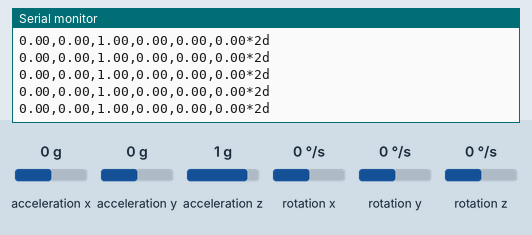
The sketch below on a simulated Arduino Nano 33 IoT. On the bench: the last lines printed to the serial monitor. The test bench sets the inputs (shaded band); at power-on: acceleration x 0 g, acceleration z 1 g, rotation x 0 °/s, acceleration y 0 g, rotation y 0 °/s, rotation z 0 °/s.

Above: at 1.2 s.
1.3 s: acceleration x set to -1.4 g
At 2.1 s:
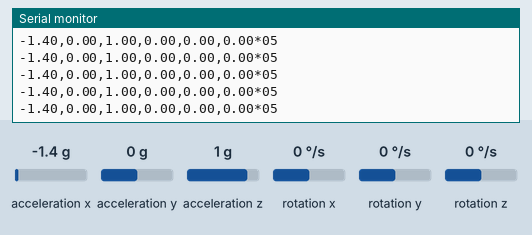
3.2 s: acceleration z set to -1.4 g
At 3.9 s:
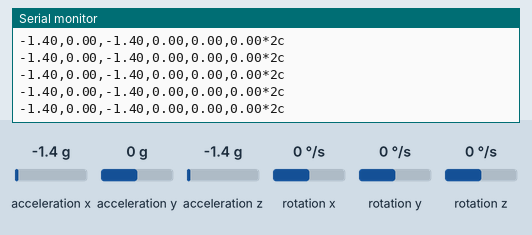
5.1 s: rotation x set to -192 °/s
At 5.9 s:
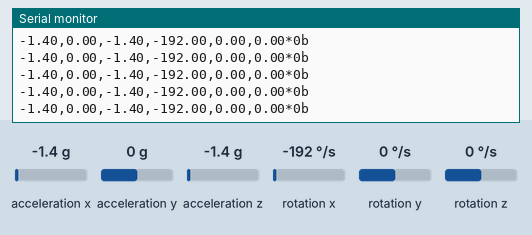
7.0 s: acceleration y set to -0.8 g
At 7.6 s:
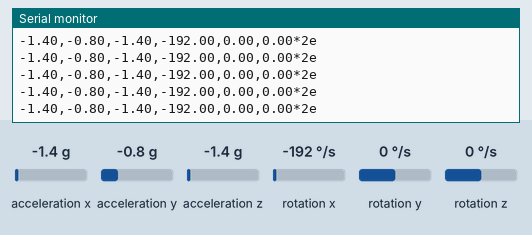
8.9 s: rotation y set to 100 °/s
At 9.9 s:
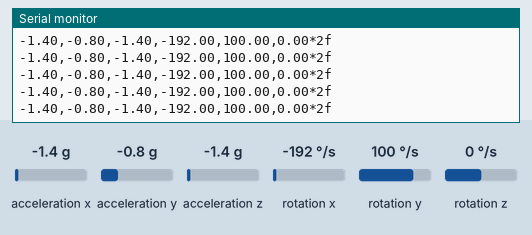
10.8 s: acceleration y set to 0 g
At 11.7 s:
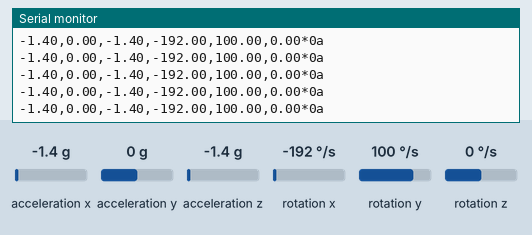

Measured:
- after the input at 1.3 s, the serial monitor: prints a new line at once (image 1)
- after the input at 3.2 s, the serial monitor: prints a new line at once (image 2)
- after the input at 5.1 s, the serial monitor: prints a new line at once (image 3)
- after the input at 7.0 s, the serial monitor: prints a new line at once (image 4)
- after the input at 8.9 s, the serial monitor: prints a new line at once (image 5)
- after the input at 10.8 s, the serial monitor: prints a new line at once (image 6)

The sketch:

GyroAcc.ino
```cpp
#include <Arduino_LSM6DS3.h>

byte checksum;

void printWithChecksum(float val, bool last) {
  char buf[12];
  sprintf(buf, "%.2f", val);
  for (int i = 0; buf[i] != '\0'; i++) {
    checksum ^= buf[i];
  }
  Serial.print(buf);
  if (!last) {
    checksum ^= ',';
    Serial.print(',');
  }
}

void setup() {
  Serial.begin(115200);
  while (!Serial);

  if (!IMU.begin()) {
    Serial.println("Failed to initialize IMU!");
    while (1);
  }
}

void loop() {
  float gx, gy, gz;
  float ax, ay, az;

  if (IMU.gyroscopeAvailable() && IMU.accelerationAvailable()) {
    IMU.readGyroscope(gx, gy, gz);
    IMU.readAcceleration(ax, ay, az);

    checksum = 0;

    printWithChecksum(ax, false);
    printWithChecksum(ay, false);
    printWithChecksum(az, false);
    printWithChecksum(gx, false);
    printWithChecksum(gy, false);
    printWithChecksum(gz, true);

    Serial.print('*');
    if (checksum < 0x10) Serial.print('0');
    Serial.println(String(checksum, HEX));

    delay(10);
  }
}
```
